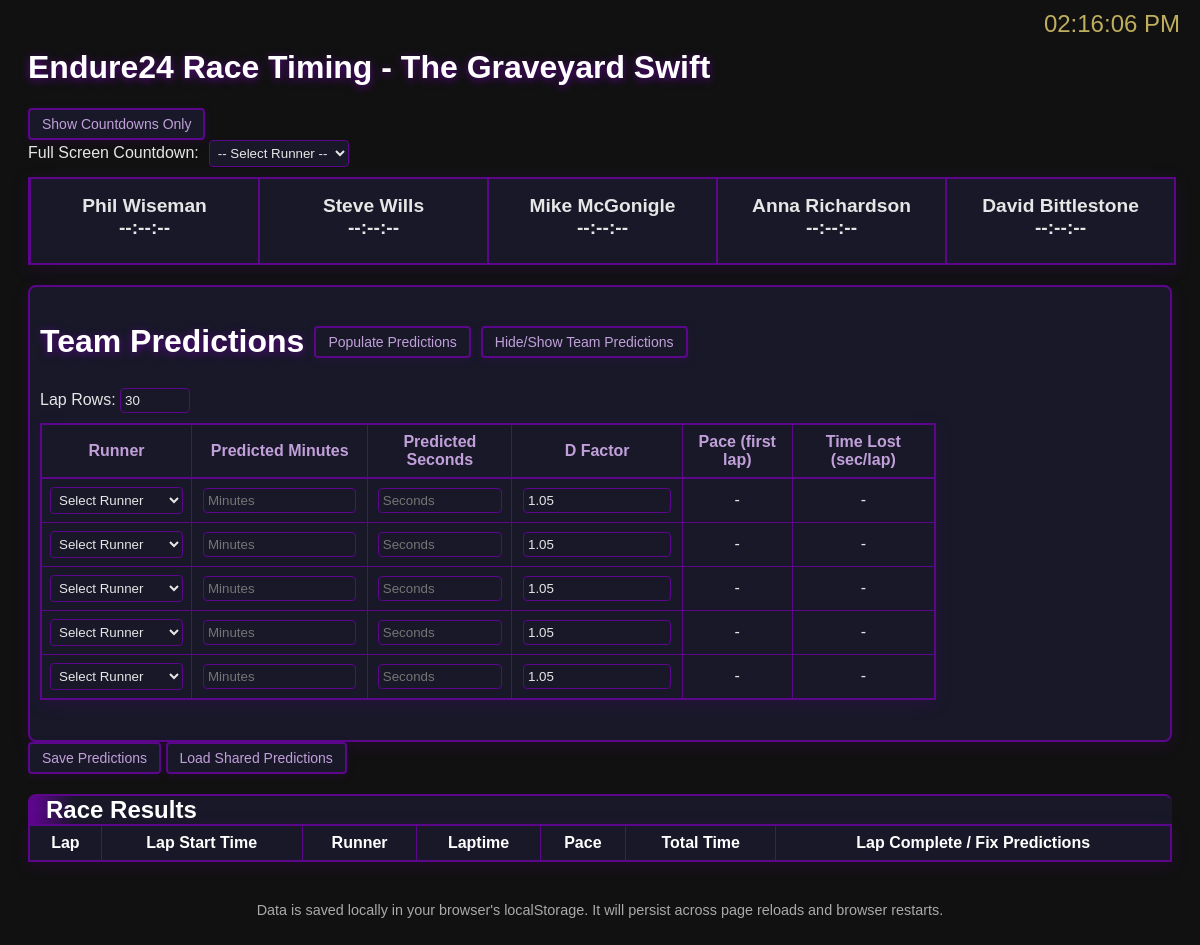
The page / on the database its author committed.
### e24_app/models.py (models this page shows)
class Runner(models.Model):
    name = models.CharField(max_length=100)

### e24_app/views.py (the view, shortened to what this page needs)
# urls.py: path('', views.live_results, name='live_results'),
def live_results(request):
    if USE_GITHUB_RESULTS:
        results = fetch_results(team_id=None, test=True)
        is_test=False
    else:
        team_id = request.session.get('team_id')
        is_test = request.session.get('is_test', False)
        results = fetch_results(team_id, test=is_test)
    if not results:
        print("No results found, rendering empty results table.")
        return render(request, 'e24_app/live_results.html', {
            'laps': [],
            'runners': Runner.objects.all(),
            'total_laps': 0,
            'cumulative_time': "00:00:00",
            'range_1_to_5': range(1, 6),
        })

### e24_app/templates/e24_app/live_results.html (shortened to what this page needs)
<!DOCTYPE html>
<html lang="en">
<head>
</head>
<body onload="loadData()">
{% load static dict_get %}
<div id="currentTimeClock" style="position:fixed;top:10px;right:20px;font-size:1.5em;color:#bfae5e;z-index:2000;"></div>
<h1>Endure24 Race Timing - The Graveyard Swift</h1>
<button id="toggleModeBtn" onclick="toggleMode()">Show Countdowns Only</button>
<div style="display: flex; align-items: center; gap: 10px; margin-bottom: 10px;">
  <label for="singleRunnerSelect">Full Screen Countdown:</label>
  <select id="singleRunnerSelect" onchange="showSingleCountdown()">
    <option value="">-- Select Runner --</option>
  </select>
</div>
<div id="runnerCountdowns" style="margin-bottom: 20px;">
  {% for runner in runners %}
  <div class="runner-timer" data-runner-index="{{ forloop.counter0 }}">
    <div class="runner-name-display">{{ runner.name }}</div>
    <div class="runner-countdown-value">--:--:--</div>
  </div>
  {% endfor %}
</div>
<div class="team-container">
  <div style="display: flex; align-items: center; gap: 10px; margin-bottom: 1px;">
    <h2 style="margin: 1;">Team Predictions</h2>
    <button type="button" onclick="confirmPopulate()">Populate Predictions</button>
    <button onclick="togglePredictionTable()">Hide/Show Team Predictions</button>
  </div>
  <div id="teamPredictionWrapper">
    <div style="margin-bottom: 10px;">
      <label for="lapCount">Lap Rows:</label>
      <input id="lapCount" min="1" onchange="generateLapRows(); saveData();" style="width: 60px;" type="number" value="30"/>
    </div>
    <table id="teamPredictions" style="width: 80%; margin-top: 0;">
      <thead>
        <tr>
          <th>Runner</th>
          <th>Predicted Minutes</th>
          <th>Predicted Seconds</th>
          <th>D Factor</th>
          <th>Pace (first lap)</th>
          <th>Time Lost (sec/lap)</th>
        </tr>
      </thead>
      <tbody>
        {% for runner in runners %}
        <tr>
          <td>
            <select class="runner-dropdown" onchange="saveData();">
              <option value="">Select Runner</option>
            </select>
          </td>
          <td>
            <input type="number" class="runner-minutes" min="0" placeholder="Minutes" oninput="updatePace(this); saveData();">
          </td>
          <td>
            <input type="number" class="runner-seconds" min="0" max="59" placeholder="Seconds" oninput="updatePace(this); saveData();">
          </td>
          <td>
            <input type="number" class="runner-dfactor" min="1" step="0.01" placeholder="D Factor" value="1.05" oninput="updatePace(this); saveData();">
          </td>
          <td><span class="runner-pace">-</span></td>
          <td><span class="runner-time-lost">-</span></td>
        </tr>
        {% endfor %}
      </tbody>
    </table>
  </div>
</div>
<button onclick="savePredictionsToServer()">Save Predictions</button>
<button onclick="forceLoadPredictionsFromServer()">Load Shared Predictions</button>
<div class="race-header">Race Results</div>
<table id="raceTable">
  <thead>
    <tr>
      <th>Lap</th>
      <th>Lap Start Time</th>
      <th>Runner</th>
      <th>Laptime</th>
      <th>Pace</th>
      <th>Total Time</th>
      <th>Lap Complete / Fix Predictions</th>
    </tr>
  </thead>
</table>
<footer>
  <p>Data is saved locally in your browser's localStorage. It will persist across page reloads and browser restarts.</p>
</footer>
</body>
</html>

### e24_app/templates/e24_app/live_results.html (style rules this page uses)
body { font-family: Arial, sans-serif; padding: 20px; background-color: #111; color: #e6e6e6; font-size: 1rem; }
h1, h2 { color: #fff; font-size: 2rem; text-shadow: 0 2px 8px #5c068c; }
table { width: 100%; border-collapse: collapse; margin-bottom: 30px; background-color: #181828; border: 2px solid #5c068c; box-shadow: 0 4px 16px rgba(92,6,140,0.2); }
th, td { border: 1px solid #5c068c; padding: 8px; text-align: center; }
th { background-color: #181828; color: #c1a0da; border-bottom: 2px solid #5c068c; }
input[type="number"], input[type="text"] { width: 90%; padding: 4px; border: 1px solid #5c068c; border-radius: 4px; background: #181828; color: #e6e6e6; }
select { background: #181828; color: #e6e6e6; border: 1px solid #5c068c; border-radius: 4px; padding: 4px; }
button { padding: 6px 12px; font-size: 14px; height: auto; background-color: #181828; color: #c1a0da; border: 2px solid #5c068c; border-radius: 4px; cursor: pointer; box-shadow: 0 2px 8px rgba(92,6,140,0.2); transition: background 0.2s, color 0.2s; }
footer { margin-top: 40px; font-size: 0.9em; color: #aaa; text-align: center; }
.race-header { display: flex; justify-content: flex-start; margin-top: 20px; font-size: 1.5em; font-weight: bold; color: #fff; border-left: 6px solid #5c068c; border-top: 2px solid #5c068c; border-radius: 8px 8px 0 0; background: linear-gradient(90deg, #5c068c 0px, #181828 40px); padding-left: 12px; margin-bottom: 0; }
#raceTable thead th { position: sticky; top: 0; background-color: #181828; color: #fff; z-index: 1; border-bottom: 2px solid #5c068c; }
#runnerCountdowns { position: sticky; top: 0; z-index: 100; background-color: #181828; padding-top: 4px; padding-bottom: 4px; }
.team-container { display: flex; flex-direction: column; justify-content: flex-start; background-color: #181828; padding: 10px; border-radius: 8px; box-shadow: 0 4px 16px rgba(92,6,140,0.2); border: 2px solid #5c068c; }
#teamPredictions th:first-child, #teamPredictions td:first-child { width: 120px; white-space: nowrap; }
#runnerCountdowns { display: flex; flex-wrap: nowrap; gap: 0; width: 100%; max-width: 100vw; position: sticky; top: 0; z-index: 100; background-color: #181828; padding: 0; margin: 0; border: 2px solid #5c068c; box-shadow: 0 4px 16px rgba(92,6,140,0.2); }
.runner-timer { flex: 1 1 0; min-width: 0; max-width: 100%; box-sizing: border-box; margin: 0; padding: 16px 4px; font-size: 1.2em; border-left: 1px solid #5c068c; border-right: 1px solid #5c068c; border-top: none; border-bottom: none; background-color: #181828; color: #e6e6e6; text-align: center; font-weight: bold; display: flex; flex-direction: column; justify-content: center; border-radius: 0; transition: background 0.2s, color 0.2s; }
.runner-timer:last-child { border-right: none; }

### rows shown on the page
Runner: name "Phil Wiseman"
Runner: name "Steve Wills"
Runner: name "Mike McGonigle"
Runner: name "Anna Richardson"
Runner: name "David Bittlestone"
